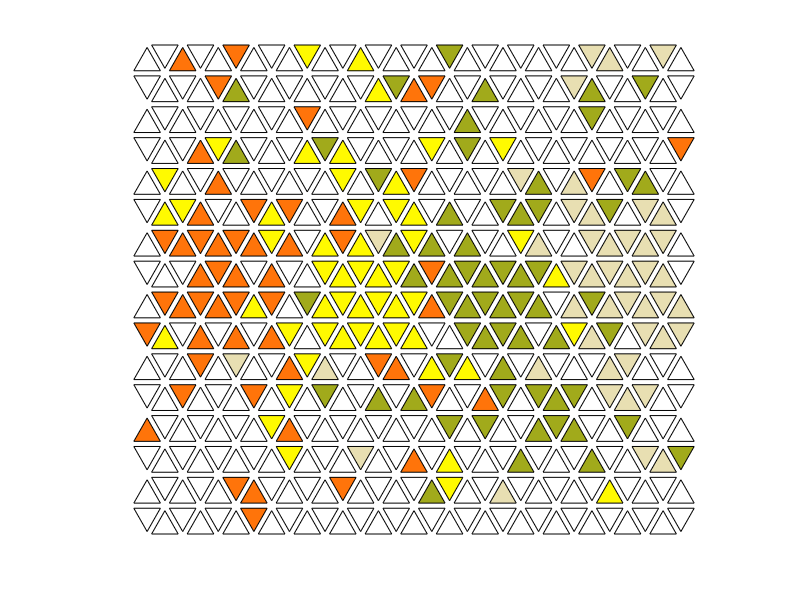
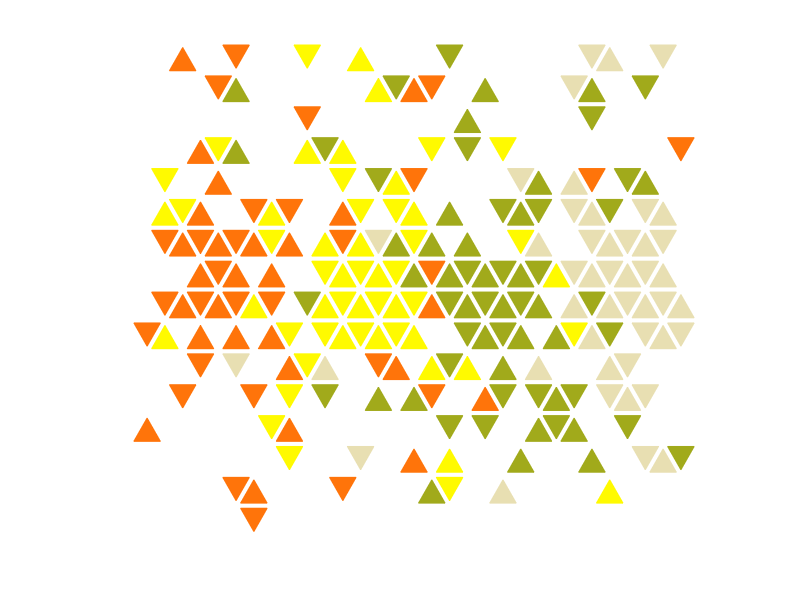

The MATLAB source for these figures, in order:
function triangles()

%Inputs
start_time = datestr(clock());
start_time = strrep (start_time, ' ', '_');
start_time = strrep (start_time, ':', '-');

%Define all colour patches (xcentre,ycentre,x1,y1,x2,y2,x3,y3), 1 row per patch
P = dlmread('triangles_layout.txt');


%Asign colours to given points (x,y,r,g,b)
%N = [0,0,244/255,217/255,66/255;
%1000,1000,244/255,176/255,66/255;
%2000,2000,244/255,119/255,66/255];
N = [1100,1200,1,0.980392156862745,0;
400,1200,1,0.454901960784314,0.0392156862745098;
%1415,1225,0.63921568627451,0.172549019607843,0.00392156862745098;
%1415,1225,0.0549019607843137,0.0431372549019608,0.129411764705882;
%1415,1225,0.137254901960784,0.556862745098039,0.403921568627451;
%1415,1225,0.435294117647059,0.458823529411765,0.419607843137255;
1800,1200,0.631372549019608,0.666666666666667,0.105882352941176;
%1415,1225,0.584313725490196,0.749019607843137,0.650980392156863;
%1415,1225,0,0,0;
2500,1200,0.909803921568627,0.874509803921569,0.698039215686274;

-200,-200,1,1,1;
-200,800,1,1,1;
-200,1600,1,1,1;

-200,2650,1,1,1;
700,2650,1,1,1;
1400,2650,1,1,1;
2100,2650,1,1,1;

3030,2650,1,1,1;
3030,1600,1,1,1;
3030,800,1,1,1;

3030,-200,1,1,1
2100,-200,1,1,1
1400,-200,1,1,1
700,-200,1,1,1
];
N_centres = N(:,1:2);
N_colours = N(:,3:5);

%For each patch, calculate centre coordinates, node coordinates and distances from nodes
centres = P(:,1:2);

for i = 1:size(centres,1);
  for j = 1:size(N_centres,1);
    vector = centres(i,:)-N_centres(j,:);
    dist(i,j) = (vector(1)^2 + vector(2)^2);
  endfor;
endfor;

%For each patch, invert distances (larger number required for smaller distance), then normalise so each line adds to 1 and cumsum along lines
dist = 1./dist;
for i = 1:size(dist,1);
  dist(i,:) = dist(i,:)/sum(dist(i,:));
end;
cumdist = cumsum(dist,2);

%Assign each patch a random number in range 0:1, and associated colour
for i = 1:size(dist,1);
  A = rand();
  B = min(find(cumdist(i,:)>A));
  C(i,1:3) = N_colours(B,:);
endfor;



%Plot each rectangle
f = figure;
hold on;
for i = 1:size(dist,1);
  t(i) = fill(P(i,[3,5,7]),P(i,[4,6,8]),C(i,:));
endfor;
axis off;
axis equal;

%Save image file with outlines
print([start_time,'_outlined.png']);

for i = 1:size(dist,1);
  set(t(i),"edgecolor",C(i,:));
endfor;

%Save image file without outlines
print([start_time,'_clean.png']);

%save underlying data
dlmwrite([start_time,'_colours.txt'],C);
dlmwrite([start_time,'_patches.txt'],P);

close(f);

